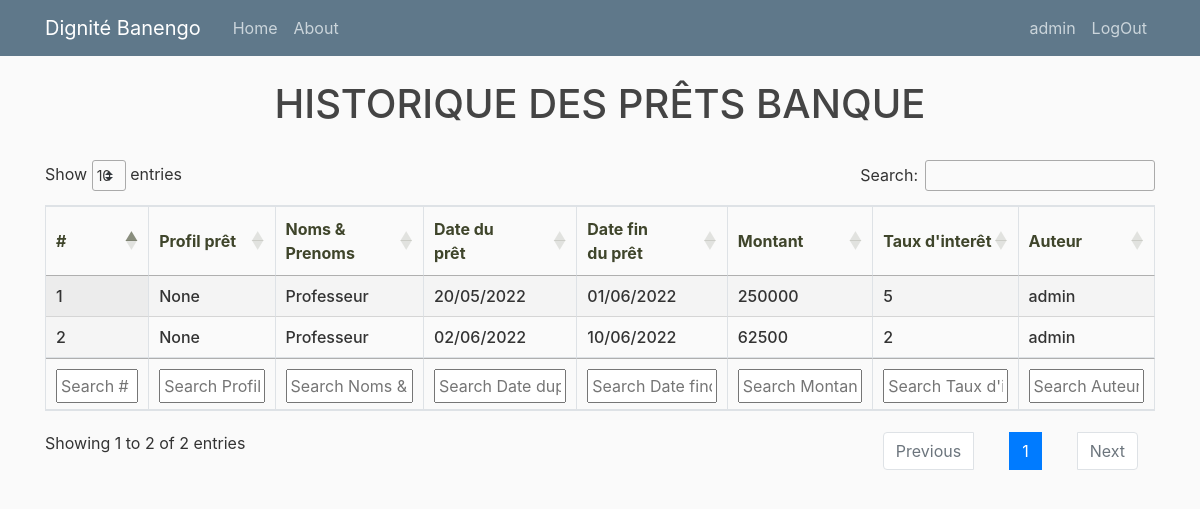
The app's page /bank/loanhistory/ (signed in) with its own data.
### bank/models.py (models this page shows, shortened)
class PretBank(models.Model):
    date_pret =models.DateTimeField()
    membre = models.ForeignKey(Membre, on_delete=models.CASCADE)
    profil_pret_bank = models.ForeignKey(ProfilPretBank, on_delete=models.SET_NULL, blank=True, null=True)
    montant = models.PositiveIntegerField()
    avaliseur = models.CharField(max_length=50, blank=True, null=True)
    date_remboursement =models.DateTimeField()
    taux_interet = models.PositiveIntegerField()
    created = models.DateTimeField(auto_now_add=True)
    updated = models.DateTimeField(auto_now=True)
    versement_remboursement = models.PositiveIntegerField(default=0)
    freeze = models.BooleanField(default=False)
    author= models.ForeignKey(User, on_delete=models.SET_NULL, blank=True, null=True)

### tontine/models.py (models this page shows, shortened)
class Membre(models.Model):
    user = models.OneToOneField(User, on_delete=models.CASCADE)
    nom = models.CharField(max_length=100, unique=True)
    matricule = models.CharField(max_length=8, unique=True)
    telephone = models.CharField(max_length=10, blank=True, null=True)
    qualite = models.CharField(max_length=100, blank=True, null=True)
    profession = models.CharField(max_length=100, blank=True, null=True)
    sexe = models.CharField(choices=SEXE_CHOICES, max_length=1)
    date_naissance = models.DateField(blank=True, null=True)
    date_adhesion = models.DateField()
    created = models.DateTimeField(auto_now_add=True)
    updated = models.DateTimeField(auto_now=True)
    cotisation = models.ForeignKey(MontantCotisation, on_delete=models.CASCADE)
    presence = models.ForeignKey(MontantPresence, on_delete=models.CASCADE)
    sport = models.ForeignKey(MontantSport, on_delete=models.CASCADE)
    bank = models.ForeignKey(MontantBank, on_delete=models.SET_NULL, blank=True, null=True)
    bank_bool = models.BooleanField(default=False)
    cotisation_bool = models.BooleanField(default=False)
    presence_bool = models.BooleanField(default=True)
    total_impaye = models.IntegerField(default=0)
    total_seance = models.IntegerField(default=0)
    total_consigne = models.IntegerField(default=0)
    reserve = models.IntegerField(default=0)

### bank/views.py (the view)
# urls.py: path('loanhistory/', views.loanhistory, name='loanhistory'),
@login_required
def loanhistory(request):
    if request.user.is_staff:
        prets = PretBank.objects.all()
    else:
        try:
            m = request.user.membre
            prets = PretBank.objects.filter(membre=m)
        except Exception as e:
            prets = []
    context = {'prets': prets}
    return render(request, "bank/loanhistory.html", context)

### bank/templates/bank/loanhistory.html (shortened to what this page needs)
{% extends "tontine/base2.html" %}
{% load crispy_forms_tags %}
{% block content %}
<h1 style="text-align: center;">HISTORIQUE DES PRÊTS BANQUE</h1>
<br>
<table id="example" class="stripe row-border order-column table-bordered" style="width:100%">
    <thead>
        <tr>
            <th>#</th>
            <th>Profil prêt</th>
            <th>Noms & Prenoms</th>
            <th>Date du<br>prêt</th>
            <th>Date fin<br>du prêt</th>
            <th>Montant</th>
            <th>Taux d'interêt</th>
            <th>Auteur</th>
        </tr>
    </thead>
    <tbody>
        {% for data in prets %}
            <tr>
                <td>{{ forloop.counter }}</td>
                <td>{{data.profil_pret_bank}}</td>
                <td>{{data.membre.nom}}</td>
                <td>{{data.date_pret|date:"d/m/Y"}}</td>
                <td>{{data.date_remboursement|date:"d/m/Y"}}</td>
                <td>{{data.montant}}</td>
                <td>{{data.taux_interet}}</td>
                <td>{{data.author}}</td>
            </tr>
            {% endfor %}
    </tbody>
    <tfoot>
        <tr>
            <th>#</th>
            <th>Profil prêt</th>
            <th>Noms & Prenoms</th>
            <th>Date du<br>prêt</th>
            <th>Date fin<br>du prêt</th>
            <th>Montant</th>
            <th>Taux d'interêt</th>
            <th>Auteur</th>
        </tr>
    </tfoot>
</table>
{% endblock %}

### tontine/templates/tontine/base2.html (shortened to what this page needs)
{% load static %}
<!DOCTYPE html>
<html>
<head>
    <link rel="stylesheet" href="https://maxcdn.bootstrapcdn.com/bootstrap/4.0.0/css/bootstrap.min.css">
    <link rel="stylesheet" type="text/css" href="https://cdnjs.cloudflare.com/ajax/libs/twitter-bootstrap/4.5.2/css/bootstrap.css">
    <link rel="stylesheet" type="text/css" href="https://cdn.datatables.net/1.12.1/css/dataTables.bootstrap4.min.css">
    <link rel="stylesheet" type="text/css" href="https://cdn.datatables.net/1.12.1/css/jquery.dataTables.min.css">
    <link rel="stylesheet" type="text/css" href="https://cdn.datatables.net/buttons/2.2.3/css/buttons.dataTables.min.css">
    <link rel="stylesheet" type="text/css" href="{% static 'css/main.css' %}">
</head>
<body>
  <header class="site-header">
    <nav class="navbar navbar-expand-md navbar-dark bg-steel fixed-top">
      <div class="container">
        <a class="navbar-brand mr-4" href="{% url 'home' %}">Dignité Banengo</a>
        <div class="collapse navbar-collapse" id="navbarToggle">
          <div class="navbar-nav mr-auto">
            <a class="nav-item nav-link" href="{% url 'home' %}">Home</a>
            <a class="nav-item nav-link" href="{% url 'about' %}">About</a>
          </div>
          <div class="navbar-nav">
            {% if user.is_authenticated %}
        <a class="nav-item nav-link" href="{% url 'profile' %}">{{ request.user.username }}</a>
        <a class="nav-item nav-link" href="{% url 'logout' %}">LogOut</a>
        {% else %}
        <a class="nav-item nav-link" href="{% url 'login' %}">Login</a>
        <a class="nav-item nav-link" href="{% url 'inscription' %}">Register</a>
        {% endif %}
          </div>
        </div>
      </div>
    </nav>
  </header>
  <main role="main" class="container">
    <div class="row">
      <div class="col-md-12">
        {% block content %}{% endblock %}
      </div>
    </div>
  </main>
</body>
</html>

### static/css/main.css (style rules this page uses)
body { background: #fafafa; color: #333333; margin-top: 5rem; }
h1, h2, h3, h4, h5, h6 { color: #444444; }
.bg-steel { background-color: #5f788a; }
.site-header .navbar-nav .nav-link { color: #cbd5db; }

### bank/templates/bank/loanhistory.html (style rules this page uses)
th { color: #3f452b; font-weight: bold; }
td { font-weight: 490; }

### records on screen
PretBank: profil_pret_bank "None", membre.nom "Professeur", date_pret "20/05/2022", date_remboursement "01/06/2022", montant "250000", taux_interet "5", author "admin"
PretBank: profil_pret_bank "None", membre.nom "Professeur", date_pret "02/06/2022", date_remboursement "10/06/2022", montant "62500", taux_interet "2", author "admin"

### other values on screen
{{ request.user.username }} "admin"
